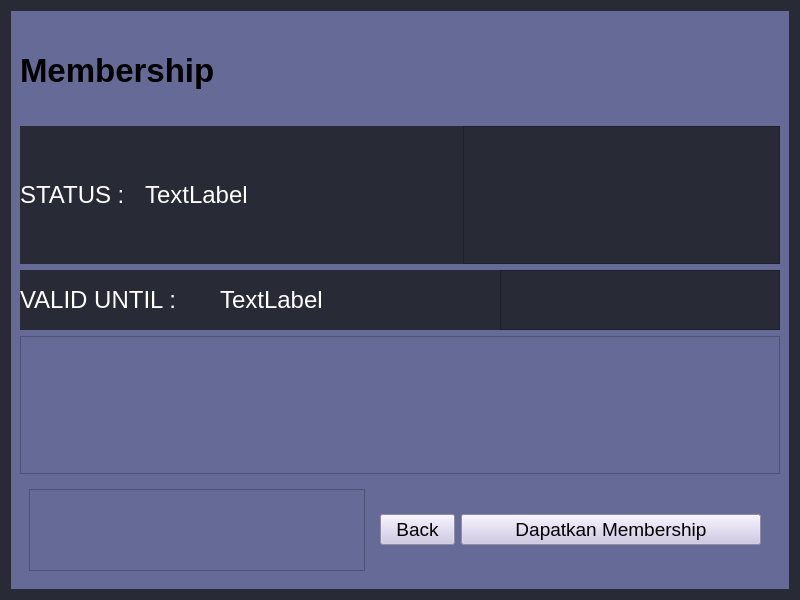
<?xml version="1.0" encoding="UTF-8"?>
<ui version="4.0">
 <class>Form</class>
 <widget class="QWidget" name="Form">
  <property name="geometry">
   <rect>
    <x>0</x>
    <y>0</y>
    <width>800</width>
    <height>600</height>
   </rect>
  </property>
  <property name="minimumSize">
   <size>
    <width>800</width>
    <height>600</height>
   </size>
  </property>
  <property name="windowTitle">
   <string>Form</string>
  </property>
  <property name="styleSheet">
   <string notr="true">background-color: rgb(40, 42, 54);</string>
  </property>
  <layout class="QGridLayout" name="gridLayout_2">
   <item row="0" column="0">
    <widget class="QWidget" name="widget" native="true">
     <property name="styleSheet">
      <string notr="true">background-color: #666a96;</string>
     </property>
     <layout class="QGridLayout" name="gridLayout">
      <item row="0" column="0">
       <widget class="QLabel" name="label">
        <property name="maximumSize">
         <size>
          <width>16777215</width>
          <height>100</height>
         </size>
        </property>
        <property name="font">
         <font>
          <pointsize>25</pointsize>
          <weight>75</weight>
          <bold>true</bold>
         </font>
        </property>
        <property name="styleSheet">
         <string notr="true"/>
        </property>
        <property name="text">
         <string>Membership</string>
        </property>
       </widget>
      </item>
      <item row="1" column="0">
       <widget class="QFrame" name="frame">
        <property name="maximumSize">
         <size>
          <width>16777215</width>
          <height>50</height>
         </size>
        </property>
        <layout class="QHBoxLayout" name="horizontalLayout_2">
         <property name="spacing">
          <number>0</number>
         </property>
         <property name="sizeConstraint">
          <enum>QLayout::SetMaximumSize</enum>
         </property>
         <property name="leftMargin">
          <number>0</number>
         </property>
         <property name="topMargin">
          <number>0</number>
         </property>
         <property name="rightMargin">
          <number>0</number>
         </property>
         <property name="bottomMargin">
          <number>0</number>
         </property>
         <item>
          <widget class="QLabel" name="label_2">
           <property name="maximumSize">
            <size>
             <width>125</width>
             <height>16777215</height>
            </size>
           </property>
           <property name="font">
            <font>
             <pointsize>18</pointsize>
            </font>
           </property>
           <property name="styleSheet">
            <string notr="true">background-color: #282a36;
color: rgb(255, 255, 255)</string>
           </property>
           <property name="text">
            <string>STATUS :</string>
           </property>
           <property name="margin">
            <number>10</number>
           </property>
          </widget>
         </item>
         <item>
          <widget class="QLabel" name="status_Label">
           <property name="font">
            <font>
             <pointsize>18</pointsize>
            </font>
           </property>
           <property name="styleSheet">
            <string notr="true">background-color: #282a36;
color: rgb(255, 255, 255)</string>
           </property>
           <property name="text">
            <string>TextLabel</string>
           </property>
          </widget>
         </item>
         <item>
          <widget class="QFrame" name="frame_2">
           <property name="maximumSize">
            <size>
             <width>16777215</width>
             <height>150</height>
            </size>
           </property>
           <property name="styleSheet">
            <string notr="true">background-color: #282a36</string>
           </property>
           <property name="frameShape">
            <enum>QFrame::StyledPanel</enum>
           </property>
           <property name="frameShadow">
            <enum>QFrame::Raised</enum>
           </property>
          </widget>
         </item>
        </layout>
       </widget>
      </item>
      <item row="2" column="0">
       <widget class="QFrame" name="frame">
        <property name="maximumSize">
         <size>
          <width>16777215</width>
          <height>60</height>
         </size>
        </property>
        <layout class="QHBoxLayout" name="horizontalLayout_3">
         <property name="spacing">
          <number>0</number>
         </property>
         <property name="leftMargin">
          <number>0</number>
         </property>
         <property name="topMargin">
          <number>0</number>
         </property>
         <property name="rightMargin">
          <number>0</number>
         </property>
         <property name="bottomMargin">
          <number>0</number>
         </property>
         <item>
          <widget class="QLabel" name="label_3">
           <property name="maximumSize">
            <size>
             <width>200</width>
             <height>16777215</height>
            </size>
           </property>
           <property name="font">
            <font>
             <pointsize>18</pointsize>
            </font>
           </property>
           <property name="styleSheet">
            <string notr="true">background-color: #282a36;
color: rgb(255, 255, 255)</string>
           </property>
           <property name="text">
            <string>VALID UNTIL :</string>
           </property>
           <property name="margin">
            <number>10</number>
           </property>
          </widget>
         </item>
         <item>
          <widget class="QLabel" name="date_Label">
           <property name="font">
            <font>
             <pointsize>18</pointsize>
            </font>
           </property>
           <property name="styleSheet">
            <string notr="true">background-color: #282a36;
color: rgb(255, 255, 255)</string>
           </property>
           <property name="text">
            <string>TextLabel</string>
           </property>
          </widget>
         </item>
         <item>
          <widget class="QFrame" name="frame_3">
           <property name="styleSheet">
            <string notr="true">background-color: #282a36;
color: rgb(255, 255, 255)</string>
           </property>
           <property name="frameShape">
            <enum>QFrame::StyledPanel</enum>
           </property>
           <property name="frameShadow">
            <enum>QFrame::Raised</enum>
           </property>
          </widget>
         </item>
        </layout>
       </widget>
      </item>
      <item row="3" column="0">
       <widget class="QFrame" name="frame">
        <property name="frameShape">
         <enum>QFrame::StyledPanel</enum>
        </property>
        <property name="frameShadow">
         <enum>QFrame::Raised</enum>
        </property>
       </widget>
      </item>
      <item row="4" column="0">
       <widget class="QFrame" name="frame">
        <property name="maximumSize">
         <size>
          <width>16777215</width>
          <height>100</height>
         </size>
        </property>
        <layout class="QHBoxLayout" name="horizontalLayout_4">
         <item>
          <widget class="QFrame" name="frame_4">
           <property name="frameShape">
            <enum>QFrame::StyledPanel</enum>
           </property>
           <property name="frameShadow">
            <enum>QFrame::Raised</enum>
           </property>
          </widget>
         </item>
         <item>
          <widget class="QFrame" name="frame">
           <property name="minimumSize">
            <size>
             <width>400</width>
             <height>0</height>
            </size>
           </property>
           <property name="maximumSize">
            <size>
             <width>400</width>
             <height>16777215</height>
            </size>
           </property>
           <layout class="QHBoxLayout" name="horizontalLayout">
            <item>
             <widget class="QPushButton" name="backButton">
              <property name="maximumSize">
               <size>
                <width>75</width>
                <height>16777215</height>
               </size>
              </property>
              <property name="font">
               <font>
                <pointsize>14</pointsize>
               </font>
              </property>
              <property name="styleSheet">
               <string notr="true">background-color: #cbc3e3</string>
              </property>
              <property name="text">
               <string>Back</string>
              </property>
             </widget>
            </item>
            <item>
             <widget class="QPushButton" name="getMembershipButton">
              <property name="maximumSize">
               <size>
                <width>300</width>
                <height>16777215</height>
               </size>
              </property>
              <property name="font">
               <font>
                <pointsize>14</pointsize>
               </font>
              </property>
              <property name="styleSheet">
               <string notr="true">background-color: #cbc3e3</string>
              </property>
              <property name="text">
               <string>Dapatkan Membership</string>
              </property>
             </widget>
            </item>
           </layout>
          </widget>
         </item>
        </layout>
       </widget>
      </item>
     </layout>
    </widget>
   </item>
  </layout>
 </widget>
 <resources/>
 <connections/>
</ui>
